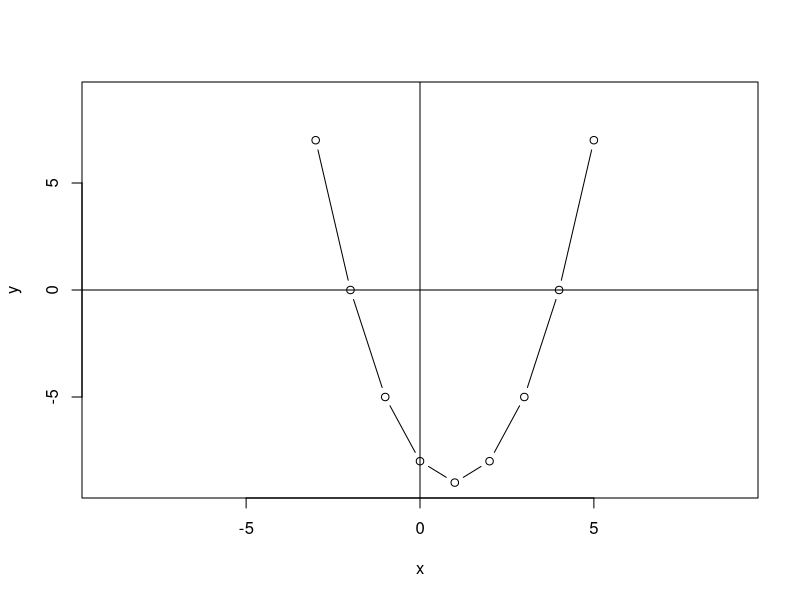

This figure's R source:
#PAGE=16
x=c(-3,-2,-1,0,1,2,3,4,5)
y=x^2-2*x-8
plot(x, y,type='b', xlim=c(-9, 9), ylim=c(-9, 9))
abline(h=0)
abline(v=0)
